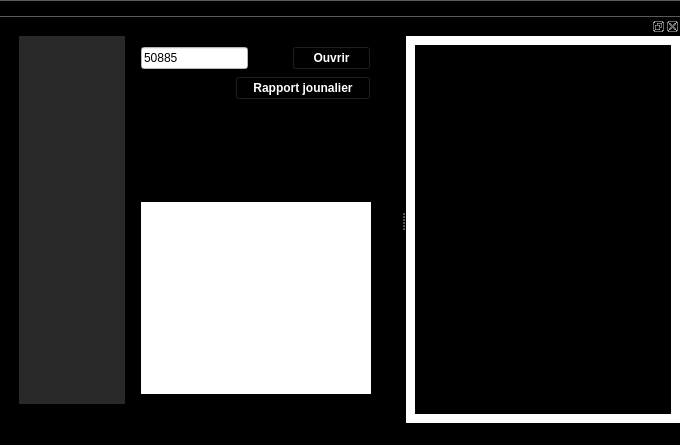
<?xml version="1.0" encoding="UTF-8"?>
<ui version="4.0">
 <class>Serveur</class>
 <widget class="QMainWindow" name="Serveur">
  <property name="geometry">
   <rect>
    <x>0</x>
    <y>0</y>
    <width>680</width>
    <height>445</height>
   </rect>
  </property>
  <property name="windowTitle">
   <string>Activix</string>
  </property>
  <property name="styleSheet">
   <string notr="true">background-color: rgb(0,0,0);
color: rgb(255, 255, 255);</string>
  </property>
  <widget class="QWidget" name="centralwidget">
   <layout class="QVBoxLayout" name="verticalLayout">
    <item>
     <widget class="QScrollArea" name="scrollArea">
      <property name="widgetResizable">
       <bool>true</bool>
      </property>
      <widget class="QWidget" name="scrollAreaWidgetContents">
       <property name="geometry">
        <rect>
         <x>0</x>
         <y>0</y>
         <width>381</width>
         <height>392</height>
        </rect>
       </property>
       <layout class="QHBoxLayout" name="horizontalLayout">
        <item>
         <widget class="QTextEdit" name="rapport">
          <property name="font">
           <font>
            <pointsize>10</pointsize>
           </font>
          </property>
          <property name="styleSheet">
           <string notr="true">background-color: rgb(40, 40, 40);
color: rgb(0, 170, 0);</string>
          </property>
          <property name="frameShape">
           <enum>QFrame::NoFrame</enum>
          </property>
          <property name="readOnly">
           <bool>true</bool>
          </property>
          <property name="html">
           <string>&lt;!DOCTYPE HTML PUBLIC &quot;-//W3C//DTD HTML 4.0//EN&quot; &quot;http://www.w3.org/TR/REC-html40/strict.dtd&quot;&gt;
&lt;html&gt;&lt;head&gt;&lt;meta name=&quot;qrichtext&quot; content=&quot;1&quot; /&gt;&lt;style type=&quot;text/css&quot;&gt;
p, li { white-space: pre-wrap; }
&lt;/style&gt;&lt;/head&gt;&lt;body style=&quot; font-family:'MS Shell Dlg 2'; font-size:10pt; font-weight:400; font-style:normal;&quot;&gt;
&lt;p style=&quot;-qt-paragraph-type:empty; margin-top:0px; margin-bottom:0px; margin-left:0px; margin-right:0px; -qt-block-indent:0; text-indent:0px;&quot;&gt;&lt;/p&gt;&lt;/body&gt;&lt;/html&gt;</string>
          </property>
         </widget>
        </item>
        <item>
         <widget class="QFrame" name="frame">
          <property name="minimumSize">
           <size>
            <width>250</width>
            <height>0</height>
           </size>
          </property>
          <property name="maximumSize">
           <size>
            <width>250</width>
            <height>16777215</height>
           </size>
          </property>
          <property name="frameShape">
           <enum>QFrame::StyledPanel</enum>
          </property>
          <property name="frameShadow">
           <enum>QFrame::Sunken</enum>
          </property>
          <layout class="QVBoxLayout" name="verticalLayout_2">
           <item>
            <layout class="QHBoxLayout" name="horizontalLayout_2">
             <item>
              <widget class="QLineEdit" name="port">
               <property name="styleSheet">
                <string notr="true">background-color: rgb(255, 255, 255);
color: rgb(0, 0, 0);</string>
               </property>
               <property name="text">
                <string>50885</string>
               </property>
              </widget>
             </item>
             <item>
              <spacer name="horizontalSpacer">
               <property name="orientation">
                <enum>Qt::Horizontal</enum>
               </property>
               <property name="sizeHint" stdset="0">
                <size>
                 <width>40</width>
                 <height>20</height>
                </size>
               </property>
              </spacer>
             </item>
             <item>
              <widget class="QPushButton" name="connect">
               <property name="minimumSize">
                <size>
                 <width>75</width>
                 <height>24</height>
                </size>
               </property>
               <property name="font">
                <font>
                 <weight>75</weight>
                 <bold>true</bold>
                </font>
               </property>
               <property name="cursor">
                <cursorShape>PointingHandCursor</cursorShape>
               </property>
               <property name="text">
                <string>Ouvrir</string>
               </property>
              </widget>
             </item>
            </layout>
           </item>
           <item>
            <layout class="QHBoxLayout" name="horizontalLayout_3">
             <item>
              <spacer name="horizontalSpacer_2">
               <property name="orientation">
                <enum>Qt::Horizontal</enum>
               </property>
               <property name="sizeHint" stdset="0">
                <size>
                 <width>40</width>
                 <height>20</height>
                </size>
               </property>
              </spacer>
             </item>
             <item>
              <widget class="QPushButton" name="rap">
               <property name="minimumSize">
                <size>
                 <width>136</width>
                 <height>24</height>
                </size>
               </property>
               <property name="font">
                <font>
                 <weight>75</weight>
                 <bold>true</bold>
                </font>
               </property>
               <property name="cursor">
                <cursorShape>PointingHandCursor</cursorShape>
               </property>
               <property name="text">
                <string>Rapport jounalier</string>
               </property>
              </widget>
             </item>
            </layout>
           </item>
           <item>
            <spacer name="verticalSpacer">
             <property name="orientation">
              <enum>Qt::Vertical</enum>
             </property>
             <property name="sizeHint" stdset="0">
              <size>
               <width>20</width>
               <height>40</height>
              </size>
             </property>
            </spacer>
           </item>
           <item>
            <widget class="QTreeView" name="dossier">
             <property name="font">
              <font>
               <weight>75</weight>
               <bold>true</bold>
              </font>
             </property>
             <property name="styleSheet">
              <string notr="true">background-color: rgb(255, 255, 255);
color: rgb(0, 0, 150);</string>
             </property>
             <property name="frameShape">
              <enum>QFrame::NoFrame</enum>
             </property>
             <property name="editTriggers">
              <set>QAbstractItemView::NoEditTriggers</set>
             </property>
             <property name="alternatingRowColors">
              <bool>true</bool>
             </property>
             <property name="animated">
              <bool>true</bool>
             </property>
             <property name="headerHidden">
              <bool>false</bool>
             </property>
            </widget>
           </item>
          </layout>
         </widget>
        </item>
       </layout>
      </widget>
     </widget>
    </item>
   </layout>
  </widget>
  <widget class="QStatusBar" name="etat"/>
  <widget class="QToolBar" name="sMenu">
   <property name="windowTitle">
    <string>toolBar</string>
   </property>
   <property name="movable">
    <bool>false</bool>
   </property>
   <attribute name="toolBarArea">
    <enum>TopToolBarArea</enum>
   </attribute>
   <attribute name="toolBarBreak">
    <bool>false</bool>
   </attribute>
  </widget>
  <widget class="QDockWidget" name="boiteRapport">
   <property name="styleSheet">
    <string notr="true">background-color: rgb(255, 255, 255);</string>
   </property>
   <property name="floating">
    <bool>true</bool>
   </property>
   <attribute name="dockWidgetArea">
    <number>2</number>
   </attribute>
   <widget class="QWidget" name="dockWidgetContents_2">
    <layout class="QVBoxLayout" name="verticalLayout_3">
     <item>
      <widget class="QTextBrowser" name="visual">
       <property name="styleSheet">
        <string notr="true">color: rgb(255, 255, 255);
background-color: rgb(0, 0, 0);</string>
       </property>
      </widget>
     </item>
    </layout>
   </widget>
  </widget>
 </widget>
 <resources/>
 <connections/>
</ui>
